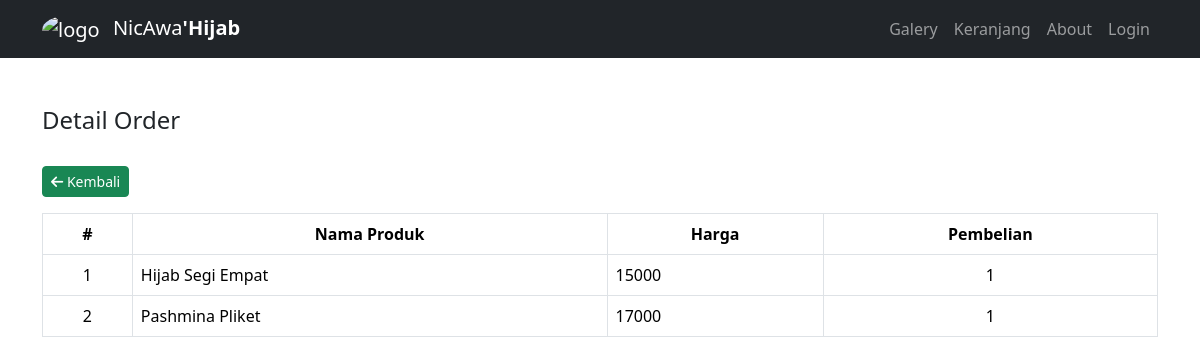
Screenshot of /detail_order.php?id_order=1 with the database file from the repository.
### tables this page shows
CREATE TABLE `tb_detail_order` (
  `id_detail` int(11) NOT NULL,
  `id_order` int(11) NOT NULL,
  `id_produk` int(11) NOT NULL,
  `pembelian` int(11) NOT NULL
);

CREATE TABLE `tb_produk` (
  `id` int(10) UNSIGNED NOT NULL,
  `nama_produk` varchar(50) NOT NULL,
  `harga` float NOT NULL,
  `stok` int(11) NOT NULL
);

### detail_order.php (the view, shortened to what this page needs)
<?php
require_once 'koneksi.php';
require_once 'header.php';
?>
<div class="container mt-5">
  <h4>Detail Order</h4>
  <br>
  <a href="laporan.php">
    <button class="btn btn-success btn-sm">
      <i class="fa fa-arrow-left"></i> Kembali
    </button>
  </a>
  <table class="table table-bordered mt-3">
    <thead align="center">
      <tr>
        <th>#</th>
        <th>Nama Produk</th>
        <th>Harga</th>
        <th>Pembelian</th>
      </tr>
    </thead>
    <tbody>
    <?php
    $query = mysqli_query($conn, "SELECT * FROM `tb_detail_order` INNER JOIN tb_produk ON tb_detail_order.id_produk = tb_produk.id WHERE id_order = '$_GET[id_order]'");
    $no = 1;
    while($detail = $query->fetch_assoc()) :
    ?>
      <tr>
        <td align="center"><?= $no++; ?></td>
        <td><?= $detail['nama_produk']; ?></td>
        <td><?= $detail['harga']; ?></td>
        <td align="center"><?= $detail['pembelian']; ?></td>
      </tr>
    <?php endwhile; ?>
    </tbody>
  </table>
</div>

### rows the page displays
tb_detail_order: id_produk.nama_produk "Hijab Segi Empat", id_produk.harga "15000", pembelian "1"
tb_detail_order: id_produk.nama_produk "Pashmina Pliket", id_produk.harga "17000", pembelian "1"
